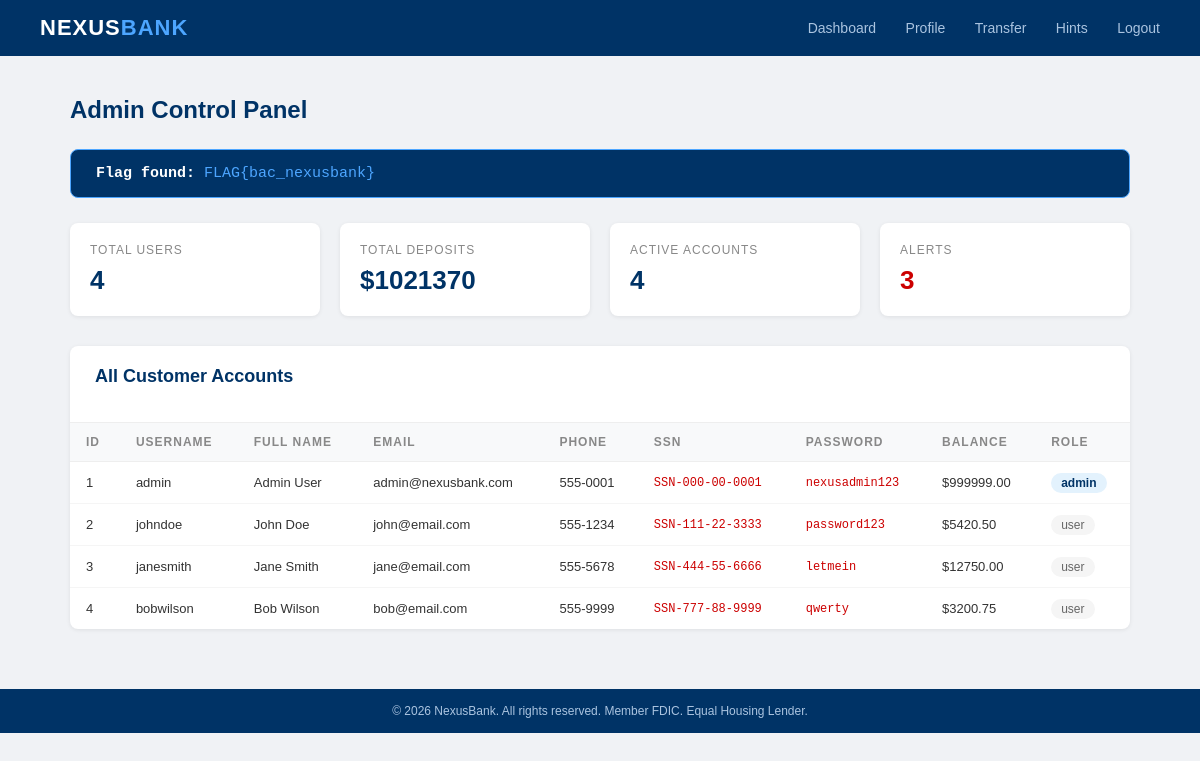
The page /admin (signed in) on the database its author committed.
### tables this page shows
CREATE TABLE users (
    id INTEGER PRIMARY KEY,
    username TEXT,
    password TEXT,
    full_name TEXT,
    email TEXT,
    phone TEXT,
    address TEXT,
    ssn TEXT,
    balance REAL,
    role TEXT
);

### nexusbank/app.py (the view)
@app.route('/admin')
def admin():
    if 'user_id' not in session:
        return redirect(url_for('login'))
    conn = get_db()
    c = conn.cursor()
    c.execute("SELECT * FROM users")
    users = c.fetchall()
    conn.close()
    flag = "FLAG{bac_nexusbank}"
    return render_template('admin.html', users=users, flag=flag)

### nexusbank/app.py (called while the page is built)
def get_db():
    base_dir = os.path.dirname(os.path.abspath(__file__))
    db_path = os.path.join(base_dir, 'nexusbank.db')
    conn = sqlite3.connect(db_path)
    return conn

### nexusbank/templates/admin.html (shortened to what this page needs)
<!DOCTYPE html>
<html lang="en">
<head>
</head>
<body>
    <header>
        <div class="bank-logo">NEXUS<span>BANK</span></div>
        <nav>
            <a href="/dashboard">Dashboard</a>
            <a href="/profile">Profile</a>
            <a href="/transfer">Transfer</a>
            <a href="/hints">Hints</a>
            <a href="/logout">Logout</a>
        </nav>
    </header>
    <div class="container">
        <h2>Admin Control Panel</h2>
        <div class="flag-banner">
            <strong>Flag found:</strong> {{ flag }}
        </div>
        <div class="stats">
            <div class="stat">
                <div class="stat-label">Total Users</div>
                <div class="stat-value">{{ users|length }}</div>
            </div>
            <div class="stat">
                <div class="stat-label">Total Deposits</div>
                <div class="stat-value">${{ "%.0f"|format(users|sum(attribute=8)) }}</div>
            </div>
            <div class="stat">
                <div class="stat-label">Active Accounts</div>
                <div class="stat-value">{{ users|length }}</div>
            </div>
            <div class="stat">
                <div class="stat-label">Alerts</div>
                <div class="stat-value" style="color:#cc0000;">3</div>
            </div>
        </div>
        <div class="table-card">
            <div class="table-header">
                <h3>All Customer Accounts</h3>
            </div>
            <table>
                <tr>
                    <th>ID</th>
                    <th>Username</th>
                    <th>Full Name</th>
                    <th>Email</th>
                    <th>Phone</th>
                    <th>SSN</th>
                    <th>Password</th>
                    <th>Balance</th>
                    <th>Role</th>
                </tr>
                {% for user in users %}
                <tr>
                    <td>{{ user[0] }}</td>
                    <td>{{ user[1] }}</td>
                    <td>{{ user[3] }}</td>
                    <td>{{ user[4] }}</td>
                    <td>{{ user[5] }}</td>
                    <td class="sensitive">{{ user[7] }}</td>
                    <td class="sensitive">{{ user[2] }}</td>
                    <td>${{ "%.2f"|format(user[8]) }}</td>
                    <td>
                        {% if user[9] == 'admin' %}
                        <span class="role-admin">admin</span>
                        {% else %}
                        <span class="role-user">user</span>
                        {% endif %}
                    </td>
                </tr>
                {% endfor %}
            </table>
        </div>
    </div>
    <footer>
        &copy; 2026 NexusBank. All rights reserved. Member FDIC. Equal Housing Lender.
    </footer>
</body>
</html>

### nexusbank/templates/admin.html (style rules this page uses)
* { margin: 0; padding: 0; box-sizing: border-box; }
body { font-family: Arial, sans-serif; background: #f0f2f5; min-height: 100vh; }
header { background: #003366; padding: 15px 40px; display: flex; justify-content: space-between; align-items: center; }
.bank-logo { color: white; font-size: 22px; font-weight: bold; letter-spacing: 1px; }
.bank-logo span { color: #4da6ff; }
nav a { color: #aac4e0; text-decoration: none; margin-left: 25px; font-size: 14px; }
.container { max-width: 1100px; margin: 40px auto; padding: 0 20px; }
h2 { font-size: 24px; color: #003366; margin-bottom: 25px; }
h3 { font-size: 18px; color: #003366; margin-bottom: 15px; }
.flag-banner { background: #003366; color: #4da6ff; padding: 15px 25px; border-radius: 8px; margin-bottom: 25px; font-family: 'Courier New', monospace; font-size: 15px; border: 1px solid #4da6ff; }
.flag-banner strong { color: white; }
.stats { display: grid; grid-template-columns: repeat(4, 1fr); gap: 20px; margin-bottom: 30px; }
.stat { background: white; padding: 20px; border-radius: 8px; box-shadow: 0 1px 4px rgba(0,0,0,0.08); }
.stat-label { font-size: 12px; color: #888; text-transform: uppercase; letter-spacing: 1px; margin-bottom: 8px; }
.stat-value { font-size: 26px; font-weight: bold; color: #003366; }
.table-card { background: white; border-radius: 8px; box-shadow: 0 1px 4px rgba(0,0,0,0.08); overflow: hidden; margin-bottom: 30px; }
.table-header { padding: 20px 25px; border-bottom: 1px solid #eee; }
table { width: 100%; border-collapse: collapse; }
th { background: #f8f9fa; padding: 12px 16px; text-align: left; font-size: 12px; color: #888; text-transform: uppercase; letter-spacing: 1px; border-bottom: 1px solid #eee; }
td { padding: 13px 16px; font-size: 13px; color: #333; border-bottom: 1px solid #f5f5f5; }
tr:last-child td { border-bottom: none; }
.role-admin { background: #e3f2fd; color: #003366; padding: 3px 10px; border-radius: 20px; font-size: 12px; font-weight: bold; }
.role-user { background: #f5f5f5; color: #666; padding: 3px 10px; border-radius: 20px; font-size: 12px; }
.sensitive { color: #cc0000; font-family: 'Courier New', monospace; font-size: 12px; }
footer { background: #003366; color: #aac4e0; text-align: center; padding: 15px; font-size: 12px; margin-top: 60px; }

### rows shown on the page
users: id "1", username "admin", full_name "Admin User", email "admin@nexusbank.com", phone "555-0001", ssn "SSN-000-00-0001", password "nexusadmin123", balance "999999.00", role "admin"
users: id "2", username "johndoe", full_name "John Doe", email "john@email.com", phone "555-1234", ssn "SSN-111-22-3333", password "password123", balance "5420.50", role "user"
users: id "3", username "janesmith", full_name "Jane Smith", email "jane@email.com", phone "555-5678", ssn "SSN-444-55-6666", password "letmein", balance "12750.00", role "user"
users: id "4", username "bobwilson", full_name "Bob Wilson", email "bob@email.com", phone "555-9999", ssn "SSN-777-88-9999", password "qwerty", balance "3200.75", role "user"

### other values the page prints
{{ flag }} "FLAG{bac_nexusbank}"
{{ users|length }} "4"
{{ "%.0f"|format(users|sum(attribute=8)) }} "1021370"
